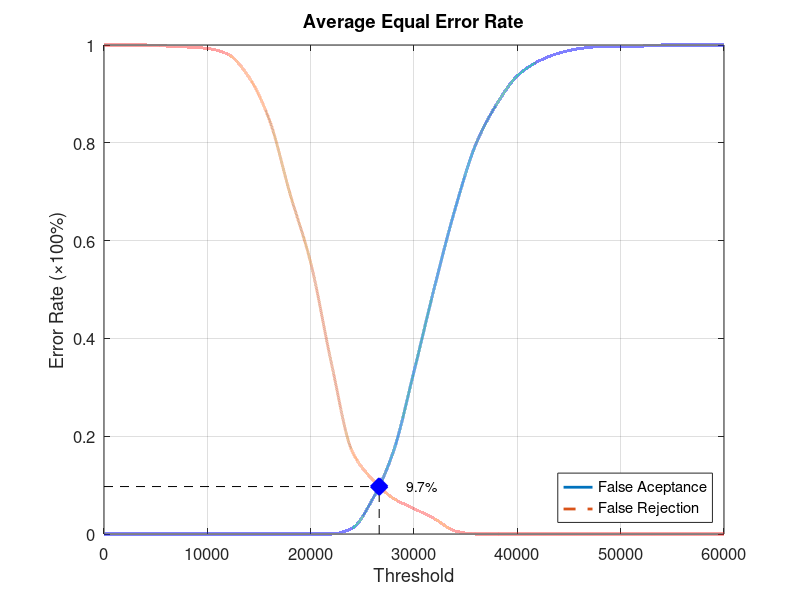
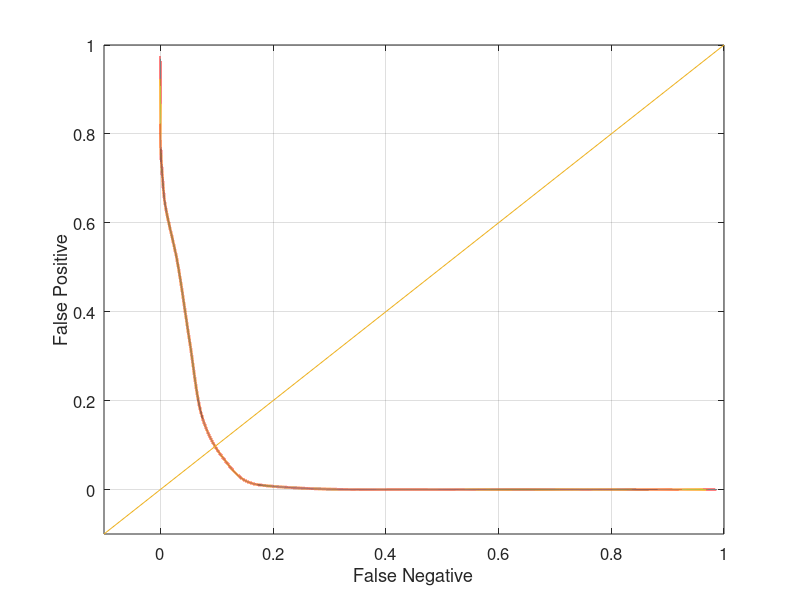

These figures' MATLAB source, in order:
function yEER = Database2Average
close all;
clear;
clc;
x = 0:2000:60000;
xq = 0:0.5:60000;

y0 = [0 0 0 0 0 0 0 0 0 0 0 0 0.0115789 0.0715789 0.168421 0.332632 0.506316 0.666316 0.797895 0.878947 0.936842 0.966316 0.983158 0.992632 0.996842 0.997895 0.997895 1 1 1 1];
yy0 = interp1(x, y0, xq, 'pchip');
y1 = [1 1 1 0.998 0.996 0.993 0.981 0.935 0.847 0.696 0.555 0.35 0.17 0.111 0.073 0.052 0.031 0.006 0 0 0 0 0 0 0 0 0 0 0 0 0];
yy1 = interp1(x, y1, xq, 'pchip');

% Calculating EER: 
y2 = abs(y0 - y1);
find(y2 == min(y2))
yy2 = abs(yy0 - yy1);
xEER = find(yy2 == min(yy2));
xEERIndex = xq(xEER) % X-axis EER
yEER = yy0(xEER) % Y-axis EER

main = figure
plot(xq, yy0,'-','LineWidth', 2);	hold on
plot(xq, yy1,'--','LineWidth', 2);	hold on
plot([xEERIndex xEERIndex], [0 yEER], 'k--');	hold on
plot([0 xEERIndex], [yEER yEER], 'k--');	hold on
plot(xEERIndex, yEER, 'bx', 'LineWidth', 10);	hold on
text(xEERIndex + 10 * xEERIndex / 100, yEER, [num2str(round((10000 * yEER)) / 100) '%'])
legend('False Aceptance', 'False Rejection', 'Location', 'SouthEast')
xlabel('Threshold')
ylabel('Error Rate (\times100%)')
title('Average Equal Error Rate')
set(gca, 'FontSize', 12)
axis([0 60000 0 1])
grid on

print(main, 'Database2AverageMain', '-dpng');
FNRxFPR = figure('Color', [1 1 1]);
plot(yy1, yy0, '-', yy1, yy0, 'LineWidth', 2);
hold on
y = -0.1:0.1:1
plot(y, y); 
set(gca, 'FontSize', 12)
xlabel('False Negative')
ylabel('False Positive')
axis([-0.1 1 -0.1 1])
set(gca, 'FontSize', 12)
grid on

print(FNRxFPR, 'Database2AverageFNRxFPR','-dpng');
end
